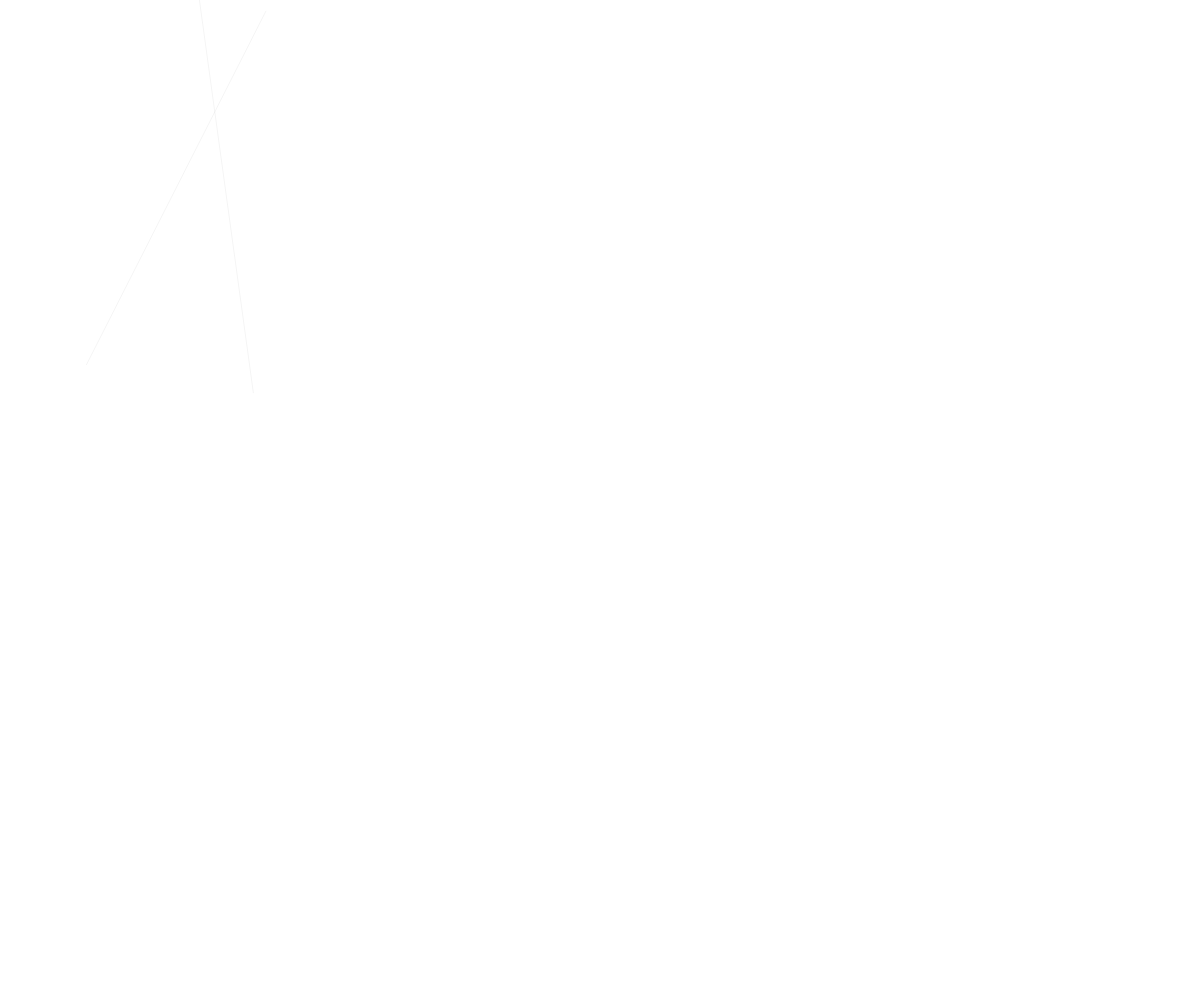
Frame 1 (no input)
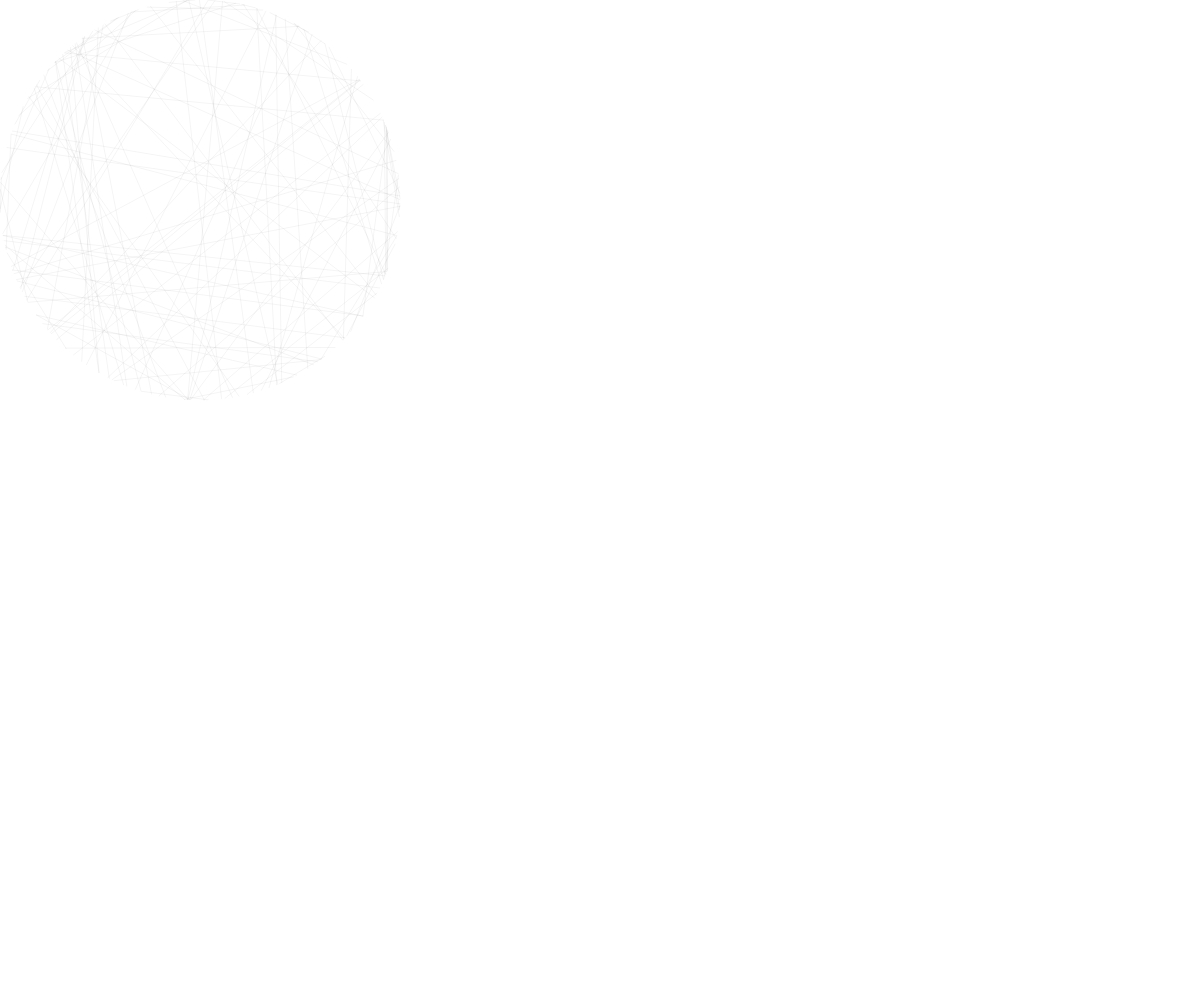
Frame 60 (no input)
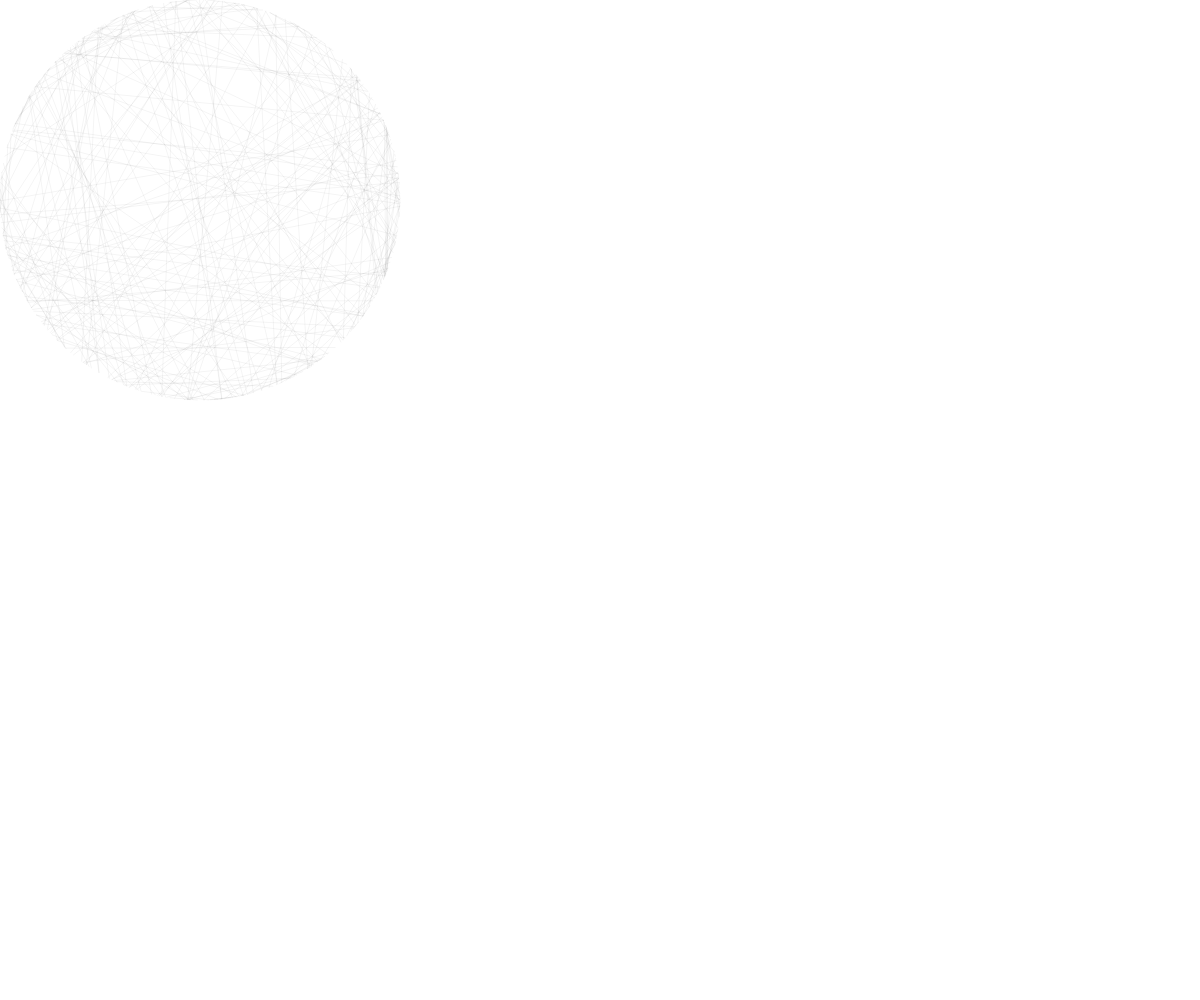
Frame 120 (the mouse pressed at the canvas centre since frame 60)

The p5.js sketch that drew these frames (run headless with seeded random() and noise() and a simulated clock; from frame 60 on, the mouse is pressed at the canvas centre):

// p5.js sketch
// ── sketch.js
function setup() {
  createCanvas(windowWidth, windowHeight);
  background(255, 255, 255);

  //  stroke using alpha value
  stroke(0, 0, 0, random(1,15));
}

function draw() {
  // two random chords each frame
  randomChord();
  randomChord();
}

function randomChord() {
  // find a random point on a circle
  let angle1 = random(0, 2 * PI);
  let xpos1 = 200 + 200 * cos(angle1);
  let ypos1 = 200 + 200 * sin(angle1);

  //  another random point on the circle
  let angle2 = random(0, 2 * PI);
  let xpos2 = 200 + 200 * cos(angle2);
  let ypos2 = 200 + 200 * sin(angle2);

  //  a line between them
  line(xpos1, ypos1, xpos2, ypos2);
}
